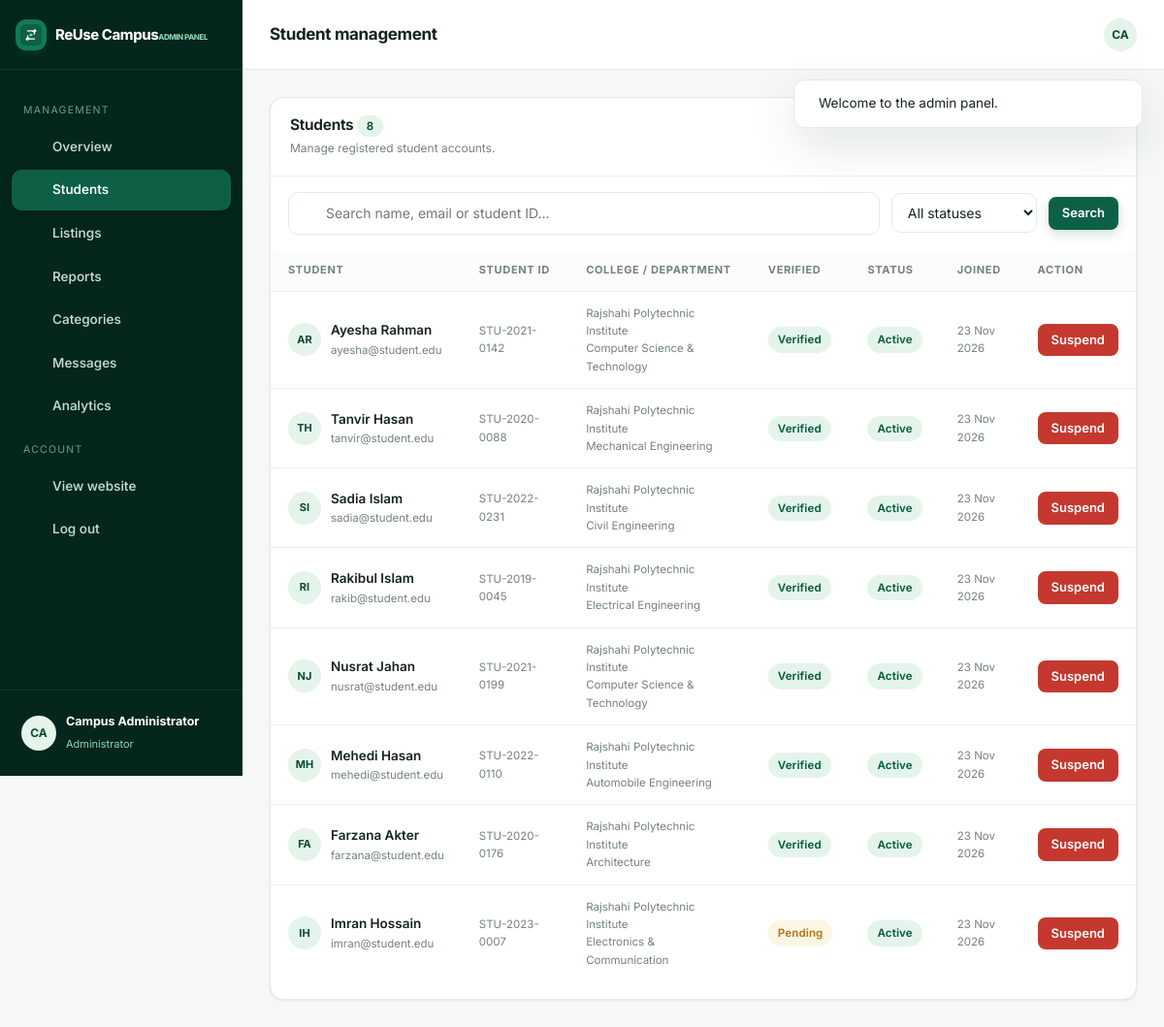
Page /admin/users.php (signed in) on the committed database.
### tables this page shows
CREATE TABLE `users` (
  `id` INT UNSIGNED AUTO_INCREMENT PRIMARY KEY,
  `full_name` VARCHAR(120) NOT NULL,
  `student_id` VARCHAR(50) NOT NULL,
  `email` VARCHAR(190) NOT NULL,
  `password` VARCHAR(255) NOT NULL,
  `college` VARCHAR(190) DEFAULT NULL,
  `department` VARCHAR(190) DEFAULT NULL,
  `semester` VARCHAR(30) DEFAULT NULL,
  `phone` VARCHAR(30) DEFAULT NULL,
  `profile_picture` VARCHAR(255) DEFAULT NULL,
  `contact_preferences` VARCHAR(255) DEFAULT 'email',
  `bio` TEXT DEFAULT NULL,
  `email_verified` TINYINT(1) NOT NULL DEFAULT 0,
  `verification_token` VARCHAR(100) DEFAULT NULL,
  `status` ENUM('active','suspended') NOT NULL DEFAULT 'active',
  `created_at` TIMESTAMP NOT NULL DEFAULT CURRENT_TIMESTAMP,
  `updated_at` TIMESTAMP NOT NULL DEFAULT CURRENT_TIMESTAMP ON UPDATE CURRENT_TIMESTAMP,
  UNIQUE KEY `uq_users_email` (`email`),
  UNIQUE KEY `uq_users_student_id` (`student_id`),
  KEY `idx_users_status` (`status`)
);

### config/config.php (called while the page is built, shortened)
<?php
function base_url($path = '')
{
    static $base = null;
    if ($base === null) {
        $script = str_replace('\\', '/', $_SERVER['SCRIPT_NAME'] ?? '');
        $rootFolder = basename(dirname(__DIR__));
        $pos = strripos($script, '/' . $rootFolder);
        $base = ($pos !== false) ? substr($script, 0, $pos) . '/' . $rootFolder : '';
    }
    return $base . '/' . ltrim($path, '/');
}
function url($path = '')
{
    return base_url($path);
}
function asset($path)
{
    return base_url('assets/' . ltrim($path, '/'));
}

### config/database.php (called while the page is built, shortened)
<?php
require_once __DIR__ . '/config.php';
function getDB()
{
    static $pdo = null;
    if ($pdo === null) {
        try {
            if (DB_DRIVER === 'pgsql') {
                $url = getenv('DATABASE_URL') ?: '';
                if ($url !== '') {
                    $parts = parse_url($url);
                    if (!$parts || empty($parts['host'])) {
                        throw new RuntimeException('Invalid DATABASE_URL.');
                    }
                    $host = $parts['host'];
                    $port = $parts['port'] ?? 5432;
                    $name = ltrim($parts['path'] ?? '', '/') ?: 'postgres';
                    $user = urldecode($parts['user'] ?? 'postgres');
                    $pass = urldecode($parts['pass'] ?? '');
                } else {
                    $host = getenv('PGHOST') ?: 'localhost';
                    $port = getenv('PGPORT') ?: 5432;
                    $name = getenv('PGDATABASE') ?: 'postgres';
                    $user = getenv('PGUSER') ?: 'postgres';
                    $pass = getenv('PGPASSWORD') ?: '';
                }
                $dsn = "pgsql:host={$host};port={$port};dbname={$name};sslmode=require";
                $pdo = new PDO($dsn, $user, $pass, [
                    PDO::ATTR_ERRMODE            => PDO::ERRMODE_EXCEPTION,
                    PDO::ATTR_DEFAULT_FETCH_MODE => PDO::FETCH_ASSOC,
                    PDO::ATTR_EMULATE_PREPARES   => true,
                ]);
                $pdo->exec('SET search_path TO public');
            } else {
                $dsn = 'mysql:host=' . DB_HOST . ';dbname=' . DB_NAME . ';charset=' . DB_CHARSET;
                $pdo = new PDO($dsn, DB_USER, DB_PASS, [
                    PDO::ATTR_ERRMODE            => PDO::ERRMODE_EXCEPTION,
                    PDO::ATTR_DEFAULT_FETCH_MODE => PDO::FETCH_ASSOC,
                    PDO::ATTR_EMULATE_PREPARES   => false,
                    PDO::ATTR_PERSISTENT         => false,
                ]);
            }
        } catch (Throwable $ex) {
            http_response_code(500);
            if (ini_get('display_errors')) {
                die('<div style="font-family:sans-serif;padding:2rem;max-width:700px;margin:auto">' .
                    '<h2>Database connection failed</h2><p>' . htmlspecialchars($ex->getMessage()) . '</p>' .
                    '<p>Check <code>config/database.php</code> and your environment variables, then import ' .
                    '<code>database/schema.sql</code> (MySQL) or run <code>supabase db push</code> (Postgres).</p></div>');
            }
            die('Database connection failed.');
        }
    }
    return $pdo;
}
function normalizeSql($sql)
{
    if (DB_DRIVER !== 'pgsql') return $sql;
    $sql = preg_replace_callback('/"([^"]*)"/', function ($m) {
        return "'" . str_replace("'", "''", $m[1]) . "'";
    }, $sql);
    $sql = preg_replace(
        '/DATE_FORMAT\s*\(\s*([^,]+?)\s*,\s*[\'"]%Y-%m[\'"]\s*\)/i',
        "to_char($1, 'YYYY-MM')",
        $sql
    );
    $sql = preg_replace(
        '/DATE_SUB\s*\(\s*NOW\s*\(\s*\)\s*,\s*INTERVAL\s+(\d+)\s+MONTH\s*\)/i',
        "now() - interval '$1 months'",
        $sql
    );
    return $sql;
}
function db($sql, $params = [])
{
    $stmt = getDB()->prepare(normalizeSql($sql));
    $stmt->execute($params);
    return $stmt;
}
function dbOne($sql, $params = [])
{
    return db($sql, $params)->fetch();
}
function dbAll($sql, $params = [])
{
    return db($sql, $params)->fetchAll();
}

### includes/auth.php (called while the page is built, shortened)
<?php
require_once __DIR__ . '/functions.php';
function requireAdmin()
{
    $admin = dbOne('SELECT * FROM admins WHERE id = ?', [(int)$_SESSION['admin_id']]);
    return $admin;
}

### admin/users.php (the view, shortened to what this page needs)
<?php
require_once __DIR__ . '/../includes/auth.php';
$admin = requireAdmin();
$q = clean($_GET['q'] ?? '');
$status = clean($_GET['status'] ?? 'all');
$page = max(1,(int)($_GET['page'] ?? 1));
$per = 15;
$where=['1=1']; $params=[];
$w=implode(' AND ',$where);
$total=(int)dbOne('SELECT COUNT(*) c FROM users WHERE '.$w,$params)['c'];
$p=paginate($total,$per,$page);
$rows=dbAll('SELECT * FROM users WHERE '.$w.' ORDER BY created_at DESC LIMIT '.$per.' OFFSET '.$p['offset'],$params);
$appTitle='Student management';
$active='users'; $isAdminLayout=true;
require_once __DIR__ . '/../includes/app_header.php';
?>
<div class="panel">
  <div class="panel-head"><div><h2>Students <span class="badge"><?= $total ?></span></h2><div class="sub">Manage registered student accounts.</div></div></div>
  <div class="panel-body flush">
    <form class="toolbar" style="padding:16px 18px;margin:0" method="get" action="<?= url('admin/users.php') ?>">
      <div style="flex:1;min-width:200px;position:relative"><span style="position:absolute;left:12px;top:50%;transform:translateY(-50%);color:var(--muted);display:flex"><?= icon('search',16) ?></span>
        <input class="input" style="padding-left:38px" name="q" value="<?= e($q) ?>" placeholder="Search name, email or student ID..."></div>
      <select class="select" name="status"><option value="all">All statuses</option></select>
      <button class="btn btn-primary btn-sm" type="submit">Search</button>
    </form>
    <?php if ($rows): ?>
      <div class="table-wrap"><table class="data">
        <thead><tr><th>Student</th><th>Student ID</th><th>College / Department</th><th>Verified</th><th>Status</th><th>Joined</th><th>Action</th></tr></thead>
        <tbody>
        <?php foreach ($rows as $u): ?>
          <tr>
            <td><div style="display:flex;align-items:center;gap:10px"><span class="avatar" style="width:34px;height:34px;font-size:11px"><?= e(initials($u['full_name'])) ?></span>
              <div><div class="table-title"><?= e($u['full_name']) ?></div><div class="table-sub"><?= e($u['email']) ?></div></div></div></td>
            <td class="table-sub"><?= e($u['student_id']) ?></td>
            <td><div class="table-sub"><?= e($u['college']) ?></div><div class="table-sub"><?= e($u['department']) ?></div></td>
            <td><?= $u['email_verified'] ? '<span class="badge badge-completed">Verified</span>' : '<span class="badge badge-pending">Pending</span>' ?></td>
            <td><?= statusBadge($u['status']) ?></td>
            <td class="table-sub"><?= e(date('d M Y',strtotime($u['created_at']))) ?></td>
            <td>
              <form method="post" action="<?= url('api/admin_action.php') ?>" onsubmit="return confirm('Change account status?')">
                <button class="btn btn-sm <?= $u['status']==='active'?'btn-danger':'btn-soft' ?>" type="submit" name="action" value="<?= $u['status']==='active'?'suspend_user':'activate_user' ?>">
                  <?= $u['status']==='active'?'Suspend':'Activate' ?></button>
              </form>
            </td>
          </tr>
        <?php endforeach; ?>
        </tbody>
      </table></div>
      <div style="padding:0 18px 18px"><?= pagination($p, ['q'=>$q,'status'=>$status]) ?></div>
    <?php else: ?>
      <?= emptyState('No students found','Try a different search term.') ?>
    <?php endif; ?>
  </div>
</div>
<?php require_once __DIR__ . '/../includes/app_footer.php'; ?>

### includes/app_header.php (shortened to what this page needs)
<?php
require_once __DIR__ . '/functions.php';
require_once __DIR__ . '/auth.php';
require_once __DIR__ . '/icons.php';
$appTitle = $appTitle ?? APP_NAME;
$active   = $active ?? '';
$isAdminLayout = !empty($isAdminLayout);
$student  = $isAdminLayout ? null : authUser();
$admin    = $isAdminLayout ? ($admin ?? null) : null;
?>
<!DOCTYPE html>
<html lang="en">
<head>
  <link rel="stylesheet" href="<?= asset('css/style.css') ?>">
</head>
<body>
<?php renderFlashes(); ?>
<div class="app">
  <?php require_once __DIR__ . '/sidebar.php'; ?>
  <div class="app-main">
    <header class="app-topbar">
      <span class="topbar-title"><?= e($appTitle) ?></span>
      <div style="margin-left:auto;display:flex;align-items:center;gap:12px">
        <a href="<?= $isAdminLayout ? url('admin/index.php') : url('profile/index.php') ?>" class="avatar" style="width:34px;height:34px;font-size:12px"><?= e(initials($isAdminLayout ? ($admin['full_name']??'A') : ($student['full_name']??'S'))) ?></a>
      </div>
    </header>
    <main class="app-content">

### includes/functions.php (shortened to what this page needs)
<?php
require_once __DIR__ . '/../config/config.php';
require_once __DIR__ . '/../config/database.php';
function e($value)
{
    return htmlspecialchars((string)$value, ENT_QUOTES, 'UTF-8');
}
function getFlashes()
{
    $flashes = $_SESSION['flash'] ?? [];
    return $flashes;
}
function renderFlashes()
{
    $flashes = getFlashes();
    echo '<div class="flash-stack">';
    foreach ($flashes as $f) {
        $icon = $f['type'] === 'success' ? 'check-circle' : ($f['type'] === 'error' ? 'x-circle' : 'alert-circle');
        echo '<div class="alert alert-' . e($f['type']) . '" role="alert">' .
             '<i data-lucide="' . $icon . '" class="alert-icon"></i>' .
             '<span>' . e($f['message']) . '</span>' .
             '<button type="button" class="alert-close" aria-label="Close" data-dismiss-alert><i data-lucide="x"></i></button>' .
             '</div>';
    }
    echo '</div>';
}
function clean($value)
{
    return trim(strip_tags((string)$value));
}
function statusBadge($status)
{
    $label = ucfirst($status);
    return '<span class="badge badge-' . e($status) . '">' . e($label) . '</span>';
}
function initials($name)
{
    $parts = preg_split('/\s+/', trim((string)$name));
    $out = '';
    foreach (array_slice($parts, 0, 2) as $p) {
        $out .= strtoupper(mb_substr($p, 0, 1));
    }
    return $out ?: '?';
}
function paginate($total, $perPage, $current)
{
    $pages = max(1, (int)ceil($total / $perPage));
    $current = max(1, min($current, $pages));
    return [
        'total'   => $total,
        'pages'   => $pages,
        'current' => $current,
        'offset'  => ($current - 1) * $perPage,
    ];
}

### includes/sidebar.php (shortened to what this page needs)
<aside class="app-sidebar" id="appSidebar">
  <a href="<?= $isAdminLayout ? url('admin/index.php') : url('dashboard/index.php') ?>" class="sidebar-brand">
    <span class="brand-mark"><img src="<?= asset('images/logo.svg') ?>" alt="" style="width:22px;height:22px"></span>
    <span>ReUse Campus<small><?= $isAdminLayout ? 'ADMIN PANEL' : 'STUDENT SPACE' ?></small></span>
  </a>
  <div class="side-scroll">
    <?php if ($isAdminLayout): ?>
      <div class="side-label">Management</div>
      <div class="side-links">
        <a href="<?= url('admin/index.php') ?>" class="<?= $active==='overview'?'active':'' ?>"><?= icon('layout',17) ?> Overview</a>
        <a href="<?= url('admin/users.php') ?>" class="<?= $active==='users'?'active':'' ?>"><?= icon('users',17) ?> Students</a>
        <a href="<?= url('admin/listings.php') ?>" class="<?= $active==='listings'?'active':'' ?>"><?= icon('package',17) ?> Listings</a>
        <a href="<?= url('admin/reports.php') ?>" class="<?= $active==='reports'?'active':'' ?>"><?= icon('flag',17) ?> Reports <?php if ($pendingReports): ?><span class="badge"><?= $pendingReports ?></span><?php endif; ?></a>
        <a href="<?= url('admin/categories.php') ?>" class="<?= $active==='categories'?'active':'' ?>"><?= icon('layers',17) ?> Categories</a>
        <a href="<?= url('admin/messages.php') ?>" class="<?= $active==='messages'?'active':'' ?>"><?= icon('mail',17) ?> Messages</a>
        <a href="<?= url('admin/analytics.php') ?>" class="<?= $active==='analytics'?'active':'' ?>"><?= icon('bar-chart',17) ?> Analytics</a>
      </div>
      <div class="side-label">Account</div>
      <div class="side-links">
        <a href="<?= url('index.php') ?>" target="_blank"><?= icon('external-link',17) ?> View website</a>
        <a href="<?= url('admin/logout.php') ?>"><?= icon('log-out',17) ?> Log out</a>
      </div>
    <?php endif; ?>
  </div>
  <div class="sidebar-foot">
    <div class="sidebar-user">
      <span class="avatar"><?= $isAdminLayout ? e(initials($admin['full_name'] ?? 'A')) : e(initials($student['full_name'] ?? 'S')) ?></span>
      <div style="min-width:0"><b><?= e($isAdminLayout ? ($admin['full_name'] ?? 'Admin') : ($student['full_name'] ?? 'Student')) ?></b>
      <small><?= $isAdminLayout ? 'Administrator' : 'Student member' ?></small></div>
    </div>
  </div>
</aside>

### rows in the picture
users: full_name "AR", full_name "Ayesha Rahman", email "ayesha@student.edu", student "STU-2021-0142", college "Rajshahi Polytechnic Institute", department "Computer Science & Technology", email_verified "Verified", status "Active", created_at "23 Nov 2026", shows "Suspend"
users: full_name "TH", full_name "Tanvir Hasan", email "tanvir@student.edu", student "STU-2020-0088", college "Rajshahi Polytechnic Institute", department "Mechanical Engineering", email_verified "Verified", status "Active", created_at "23 Nov 2026", shows "Suspend"
users: full_name "SI", full_name "Sadia Islam", email "sadia@student.edu", student "STU-2022-0231", college "Rajshahi Polytechnic Institute", department "Civil Engineering", email_verified "Verified", status "Active", created_at "23 Nov 2026", shows "Suspend"
users: full_name "RI", full_name "Rakibul Islam", email "rakib@student.edu", student "STU-2019-0045", college "Rajshahi Polytechnic Institute", department "Electrical Engineering", email_verified "Verified", status "Active", created_at "23 Nov 2026", shows "Suspend"
users: full_name "NJ", full_name "Nusrat Jahan", email "nusrat@student.edu", student "STU-2021-0199", college "Rajshahi Polytechnic Institute", department "Computer Science & Technology", email_verified "Verified", status "Active", created_at "23 Nov 2026", shows "Suspend"
users: full_name "MH", full_name "Mehedi Hasan", email "mehedi@student.edu", student "STU-2022-0110", college "Rajshahi Polytechnic Institute", department "Automobile Engineering", email_verified "Verified", status "Active", created_at "23 Nov 2026", shows "Suspend"
users: full_name "FA", full_name "Farzana Akter", email "farzana@student.edu", student "STU-2020-0176", college "Rajshahi Polytechnic Institute", department "Architecture", email_verified "Verified", status "Active", created_at "23 Nov 2026", shows "Suspend"
users: full_name "IH", full_name "Imran Hossain", email "imran@student.edu", student "STU-2023-0007", college "Rajshahi Polytechnic Institute", department "Electronics & Communication", email_verified "Pending", status "Active", created_at "23 Nov 2026", shows "Suspend"

### other values in the picture
$f['message'] "Welcome to the admin panel."
initials($admin['full_name'] ?? 'A') "CA"
$appTitle "Student management"
$total "8"
